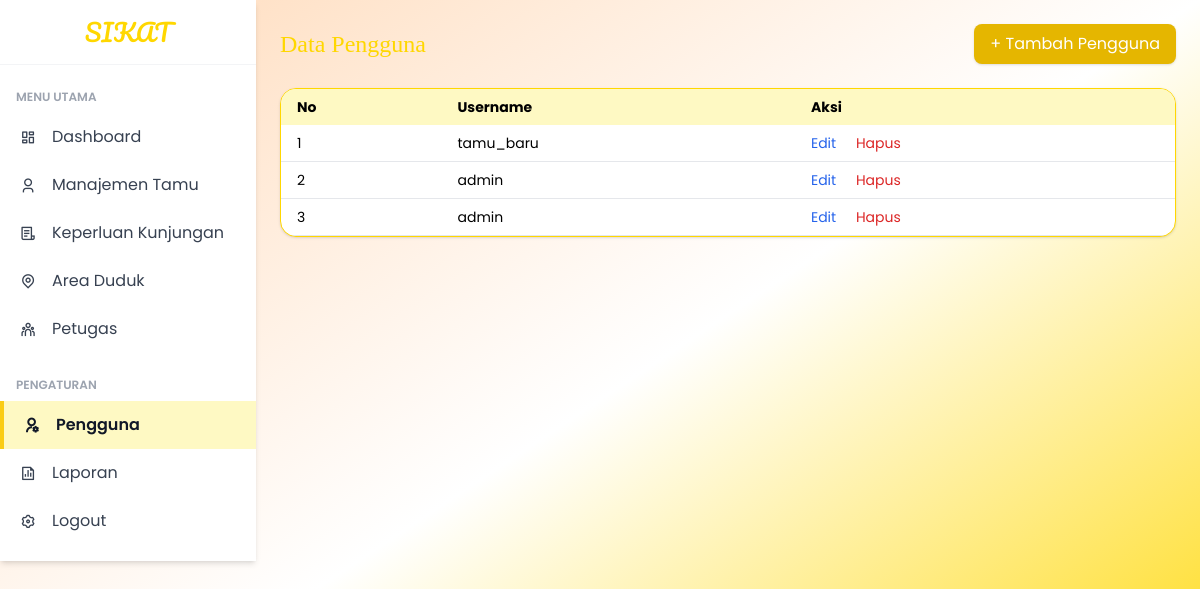
Screenshot of /admin/pengguna.php with the database file from the repository.
### tables this page shows
CREATE TABLE `users` (
  `id` int NOT NULL,
  `username` varchar(50) NOT NULL,
  `password` varchar(255) NOT NULL,
  `role` enum('admin','petugas','tamu','pengantin') NOT NULL,
  `is_active` tinyint(1) DEFAULT '1',
  `created_at` timestamp NULL DEFAULT CURRENT_TIMESTAMP,
  `updated_at` timestamp NULL DEFAULT CURRENT_TIMESTAMP ON UPDATE CURRENT_TIMESTAMP
);

### admin/pengguna.php (the view, shortened to what this page needs)
<?php
$server = "localhost";
$user = "root";
$password = "";
$nama_database = "database_sikatbukutamu";
$db = mysqli_connect($server, $user, $password, $nama_database);
$pengguna = mysqli_query($db, "SELECT * FROM users");
?>
<!DOCTYPE html>
<html lang="id">
<head>
  <script src="https://cdn.tailwindcss.com"></script>
  <link rel="stylesheet" href="https://cdnjs.cloudflare.com/ajax/libs/remixicon/4.6.0/remixicon.min.css">
</head>
<body class="bg-gradient-to-br from-peach via-white to-gold bg-opacity-30 font-sans min-h-screen">
<div class="flex min-h-screen">
  <?php include 'sidebar.php'; ?>
  <main class="flex-1 p-6">
    <div class="flex justify-between items-center mb-6">
      <h1 class="text-2xl font-serif text-gold">Data Pengguna</h1>
      <button onclick="document.getElementById('modalTambah').classList.remove('hidden')" class="bg-gold-dark hover:bg-gold text-white px-4 py-2 rounded-button shadow">+ Tambah Pengguna</button>
    </div>
    <div class="bg-white rounded-2xl border border-gold shadow overflow-x-auto">
      <table class="w-full text-sm">
        <thead class="bg-yellow-100">
          <tr>
            <th class="px-4 py-2 text-left">No</th>
            <th class="px-4 py-2 text-left">Username</th>
            <th class="px-4 py-2 text-left">Aksi</th>
          </tr>
        </thead>
        <tbody>
          <?php $no = 1; while ($row = mysqli_fetch_assoc($pengguna)) : ?>
          <tr class="border-b hover:bg-yellow-50">
            <td class="px-4 py-2"><?= $no++ ?></td>
            <td class="px-4 py-2"><?= htmlspecialchars($row['username']) ?></td>
            <td class="px-4 py-2">
              <button onclick="editPengguna(<?= $row['id'] ?>, '<?= addslashes($row['username']) ?>')" class="text-blue-600 hover:underline">Edit</button>
              <a href="?hapus=<?= $row['id'] ?>" onclick="return confirm('Yakin ingin hapus?')" class="text-red-600 hover:underline ml-4">Hapus</a>
            </td>
          </tr>
          <?php endwhile; ?>
        </tbody>
      </table>
    </div>
  </main>
</div>
</body>
</html>

### rows the page displays
users: username "tamu_baru"
users: username "admin"
users: username "admin"
